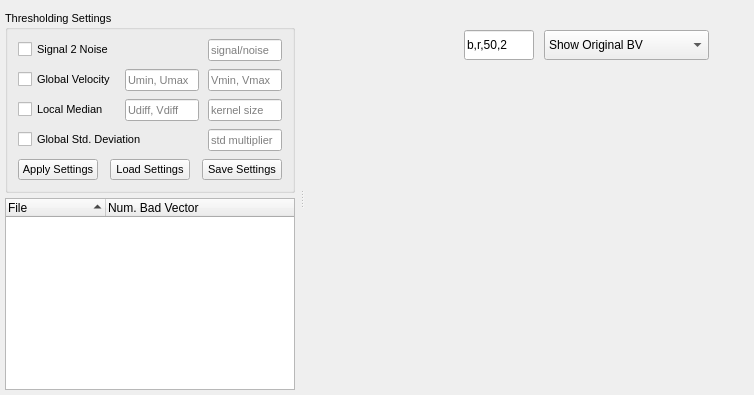
      <widget class="QWidget" name="Validation">
       <property name="enabled">
        <bool>true</bool>
       </property>
       <attribute name="title">
        <string>Validation</string>
       </attribute>
       <layout class="QGridLayout" name="gridLayout_4">
        <property name="leftMargin">
         <number>0</number>
        </property>
        <property name="topMargin">
         <number>0</number>
        </property>
        <property name="rightMargin">
         <number>0</number>
        </property>
        <property name="bottomMargin">
         <number>0</number>
        </property>
        <item row="0" column="0">
         <widget class="QSplitter" name="splitter">
          <property name="sizePolicy">
           <sizepolicy hsizetype="Expanding" vsizetype="Preferred">
            <horstretch>0</horstretch>
            <verstretch>0</verstretch>
           </sizepolicy>
          </property>
          <property name="orientation">
           <enum>Qt::Horizontal</enum>
          </property>
          <widget class="QWidget" name="layoutWidget">
           <layout class="QVBoxLayout" name="verticalLayout" stretch="0,0">
            <property name="spacing">
             <number>5</number>
            </property>
            <property name="leftMargin">
             <number>5</number>
            </property>
            <property name="topMargin">
             <number>10</number>
            </property>
            <property name="rightMargin">
             <number>5</number>
            </property>
            <property name="bottomMargin">
             <number>5</number>
            </property>
            <item>
             <widget class="QGroupBox" name="settings_GB">
              <property name="enabled">
               <bool>true</bool>
              </property>
              <property name="sizePolicy">
               <sizepolicy hsizetype="Preferred" vsizetype="Preferred">
                <horstretch>0</horstretch>
                <verstretch>0</verstretch>
               </sizepolicy>
              </property>
              <property name="minimumSize">
               <size>
                <width>0</width>
                <height>0</height>
               </size>
              </property>
              <property name="font">
               <font>
                <pointsize>8</pointsize>
                <weight>50</weight>
                <italic>false</italic>
                <bold>false</bold>
                <kerning>true</kerning>
               </font>
              </property>
              <property name="autoFillBackground">
               <bool>false</bool>
              </property>
              <property name="title">
               <string>Thresholding Settings</string>
              </property>
              <property name="alignment">
               <set>Qt::AlignLeading|Qt::AlignLeft|Qt::AlignVCenter</set>
              </property>
              <property name="flat">
               <bool>false</bool>
              </property>
              <property name="checkable">
               <bool>false</bool>
              </property>
              <property name="checked">
               <bool>false</bool>
              </property>
              <layout class="QGridLayout" name="gridLayout_5">
               <property name="leftMargin">
                <number>10</number>
               </property>
               <property name="topMargin">
                <number>10</number>
               </property>
               <property name="rightMargin">
                <number>10</number>
               </property>
               <property name="bottomMargin">
                <number>10</number>
               </property>
               <property name="spacing">
                <number>9</number>
               </property>
               <item row="0" column="0">
                <layout class="QVBoxLayout" name="verticalLayout_2">
                 <property name="spacing">
                  <number>8</number>
                 </property>
                 <item>
                  <layout class="QGridLayout" name="gridLayout">
                   <property name="horizontalSpacing">
                    <number>9</number>
                   </property>
                   <item row="1" column="0">
                    <widget class="QCheckBox" name="global_velocity_CB">
                     <property name="enabled">
                      <bool>true</bool>
                     </property>
                     <property name="text">
                      <string>Global Velocity</string>
                     </property>
                    </widget>
                   </item>
                   <item row="1" column="1">
                    <widget class="QLineEdit" name="global_uVelocity_LE">
                     <property name="placeholderText">
                      <string>Umin, Umax</string>
                     </property>
                    </widget>
                   </item>
                   <item row="1" column="2">
                    <widget class="QLineEdit" name="global_vVelocity_LE">
                     <property name="placeholderText">
                      <string>Vmin, Vmax</string>
                     </property>
                    </widget>
                   </item>
                   <item row="2" column="0">
                    <widget class="QCheckBox" name="local_velocity_CB">
                     <property name="enabled">
                      <bool>true</bool>
                     </property>
                     <property name="text">
                      <string>Local Median</string>
                     </property>
                    </widget>
                   </item>
                   <item row="2" column="1">
                    <widget class="QLineEdit" name="local_velocity_LE">
                     <property name="placeholderText">
                      <string>Udiff, Vdiff</string>
                     </property>
                    </widget>
                   </item>
                   <item row="2" column="2">
                    <widget class="QLineEdit" name="local_kernel_LE">
                     <property name="placeholderText">
                      <string>kernel size</string>
                     </property>
                    </widget>
                   </item>
                   <item row="0" column="0">
                    <widget class="QCheckBox" name="s2n_CB">
                     <property name="enabled">
                      <bool>true</bool>
                     </property>
                     <property name="text">
                      <string>Signal 2 Noise</string>
                     </property>
                    </widget>
                   </item>
                   <item row="3" column="0" colspan="2">
                    <widget class="QCheckBox" name="global_std_CB">
                     <property name="enabled">
                      <bool>true</bool>
                     </property>
                     <property name="text">
                      <string>Global Std. Deviation</string>
                     </property>
                    </widget>
                   </item>
                   <item row="0" column="2">
                    <widget class="QLineEdit" name="s2n_LE">
                     <property name="enabled">
                      <bool>true</bool>
                     </property>
                     <property name="whatsThis">
                      <string>&lt;html&gt;&lt;head/&gt;&lt;body&gt;&lt;p&gt;&lt;br/&gt;&lt;/p&gt;&lt;/body&gt;&lt;/html&gt;</string>
                     </property>
                     <property name="text">
                      <string/>
                     </property>
                     <property name="frame">
                      <bool>true</bool>
                     </property>
                     <property name="placeholderText">
                      <string>signal/noise</string>
                     </property>
                    </widget>
                   </item>
                   <item row="3" column="2">
                    <widget class="QLineEdit" name="global_std_LE">
                     <property name="placeholderText">
                      <string>std multiplier</string>
                     </property>
                    </widget>
                   </item>
                  </layout>
                 </item>
                 <item>
                  <layout class="QHBoxLayout" name="horizontalLayout">
                   <property name="spacing">
                    <number>12</number>
                   </property>
                   <item>
                    <widget class="QPushButton" name="apply_settings_PB">
                     <property name="text">
                      <string>Apply Settings</string>
                     </property>
                    </widget>
                   </item>
                   <item>
                    <widget class="QPushButton" name="load_settings_PB">
                     <property name="text">
                      <string>Load Settings</string>
                     </property>
                    </widget>
                   </item>
                   <item>
                    <widget class="QPushButton" name="save_settings_PB">
                     <property name="enabled">
                      <bool>true</bool>
                     </property>
                     <property name="text">
                      <string>Save Settings</string>
                     </property>
                    </widget>
                   </item>
                  </layout>
                 </item>
                </layout>
               </item>
              </layout>
             </widget>
            </item>
            <item>
             <widget class="QTreeWidget" name="files_TW">
              <property name="enabled">
               <bool>true</bool>
              </property>
              <property name="sizePolicy">
               <sizepolicy hsizetype="Expanding" vsizetype="Expanding">
                <horstretch>0</horstretch>
                <verstretch>0</verstretch>
               </sizepolicy>
              </property>
              <property name="minimumSize">
               <size>
                <width>0</width>
                <height>0</height>
               </size>
              </property>
              <property name="autoScroll">
               <bool>true</bool>
              </property>
              <property name="indentation">
               <number>0</number>
              </property>
              <property name="itemsExpandable">
               <bool>true</bool>
              </property>
              <property name="sortingEnabled">
               <bool>true</bool>
              </property>
              <property name="animated">
               <bool>true</bool>
              </property>
              <property name="allColumnsShowFocus">
               <bool>false</bool>
              </property>
              <property name="wordWrap">
               <bool>false</bool>
              </property>
              <property name="headerHidden">
               <bool>false</bool>
              </property>
              <attribute name="headerShowSortIndicator" stdset="0">
               <bool>true</bool>
              </attribute>
              <column>
               <property name="text">
                <string>File</string>
               </property>
              </column>
              <column>
               <property name="text">
                <string>Num. Bad Vector</string>
               </property>
              </column>
             </widget>
            </item>
           </layout>
          </widget>
          <widget class="QWidget" name="plot_widget" native="true">
           <property name="enabled">
            <bool>true</bool>
           </property>
           <property name="sizePolicy">
            <sizepolicy hsizetype="Preferred" vsizetype="Preferred">
             <horstretch>1</horstretch>
             <verstretch>1</verstretch>
            </sizepolicy>
           </property>
           <property name="minimumSize">
            <size>
             <width>450</width>
             <height>0</height>
            </size>
           </property>
           <property name="autoFillBackground">
            <bool>false</bool>
           </property>
           <widget class="QLineEdit" name="plot_settings_LE">
            <property name="geometry">
             <rect>
              <x>160</x>
              <y>30</y>
              <width>70</width>
              <height>30</height>
             </rect>
            </property>
            <property name="sizePolicy">
             <sizepolicy hsizetype="Fixed" vsizetype="Fixed">
              <horstretch>0</horstretch>
              <verstretch>0</verstretch>
             </sizepolicy>
            </property>
            <property name="minimumSize">
             <size>
              <width>70</width>
              <height>0</height>
             </size>
            </property>
            <property name="maximumSize">
             <size>
              <width>70</width>
              <height>16777215</height>
             </size>
            </property>
            <property name="text">
             <string>b,r,50,2</string>
            </property>
            <property name="placeholderText">
             <string>b,r,50,2</string>
            </property>
           </widget>
           <widget class="QComboBox" name="BV_settings_CB">
            <property name="geometry">
             <rect>
              <x>240</x>
              <y>30</y>
              <width>165</width>
              <height>30</height>
             </rect>
            </property>
            <property name="sizePolicy">
             <sizepolicy hsizetype="Fixed" vsizetype="Fixed">
              <horstretch>0</horstretch>
              <verstretch>0</verstretch>
             </sizepolicy>
            </property>
            <property name="minimumSize">
             <size>
              <width>165</width>
              <height>30</height>
             </size>
            </property>
            <property name="maximumSize">
             <size>
              <width>165</width>
              <height>16777215</height>
             </size>
            </property>
            <item>
             <property name="text">
              <string>Show Original BV</string>
             </property>
            </item>
            <item>
             <property name="text">
              <string>Show Replaced BV</string>
             </property>
            </item>
            <item>
             <property name="text">
              <string>Do Not Show BV</string>
             </property>
            </item>
            <item>
             <property name="text">
              <string>Only Show BV</string>
             </property>
            </item>
           </widget>
          </widget>
         </widget>
        </item>
       </layout>
      </widget>
